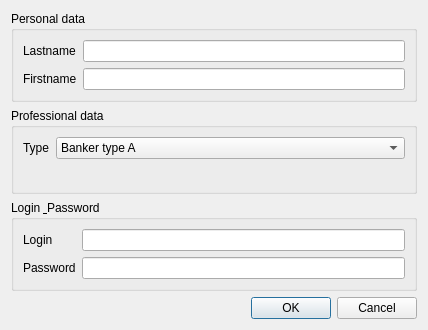
<?xml version="1.0" encoding="UTF-8"?>
<ui version="4.0">
 <class>addEmployeeWindow</class>
 <widget class="QDialog" name="addEmployeeWindow">
  <property name="geometry">
   <rect>
    <x>0</x>
    <y>0</y>
    <width>428</width>
    <height>330</height>
   </rect>
  </property>
  <property name="mouseTracking">
   <bool>true</bool>
  </property>
  <property name="windowTitle">
   <string>Add an Employee</string>
  </property>
  <property name="locale">
   <locale language="English" country="UnitedStates"/>
  </property>
  <layout class="QGridLayout" name="gridLayout">
   <item row="1" column="0">
    <widget class="QGroupBox" name="groupBox_2">
     <property name="title">
      <string>Professional data</string>
     </property>
     <layout class="QFormLayout" name="formLayout_2">
      <item row="0" column="0">
       <widget class="QLabel" name="label_3">
        <property name="text">
         <string>Type</string>
        </property>
       </widget>
      </item>
      <item row="0" column="1">
       <widget class="QComboBox" name="comboBox">
        <item>
         <property name="text">
          <string>Banker type A</string>
         </property>
        </item>
        <item>
         <property name="text">
          <string>Banker type B</string>
         </property>
        </item>
        <item>
         <property name="text">
          <string>Accommodation insurer</string>
         </property>
        </item>
        <item>
         <property name="text">
          <string>Car insurer</string>
         </property>
        </item>
        <item>
         <property name="text">
          <string>Life insurer</string>
         </property>
        </item>
        <item>
         <property name="text">
          <string>Computer scientist</string>
         </property>
        </item>
        <item>
         <property name="text">
          <string>Other</string>
         </property>
        </item>
       </widget>
      </item>
     </layout>
    </widget>
   </item>
   <item row="0" column="0">
    <widget class="QGroupBox" name="groupBox">
     <property name="title">
      <string>Personal data</string>
     </property>
     <layout class="QFormLayout" name="formLayout">
      <item row="0" column="0">
       <widget class="QLabel" name="label_2">
        <property name="text">
         <string>Lastname</string>
        </property>
       </widget>
      </item>
      <item row="0" column="1">
       <widget class="QLineEdit" name="lineEdit_2"/>
      </item>
      <item row="1" column="0">
       <widget class="QLabel" name="label">
        <property name="text">
         <string>Firstname</string>
        </property>
       </widget>
      </item>
      <item row="1" column="1">
       <widget class="QLineEdit" name="lineEdit"/>
      </item>
     </layout>
    </widget>
   </item>
   <item row="3" column="0">
    <widget class="QDialogButtonBox" name="buttonBox">
     <property name="standardButtons">
      <set>QDialogButtonBox::Cancel|QDialogButtonBox::Ok</set>
     </property>
    </widget>
   </item>
   <item row="2" column="0">
    <widget class="QGroupBox" name="groupBox_3">
     <property name="title">
      <string>Login &amp; Password</string>
     </property>
     <layout class="QFormLayout" name="formLayout_3">
      <item row="0" column="0">
       <widget class="QLabel" name="label_4">
        <property name="text">
         <string>Login</string>
        </property>
       </widget>
      </item>
      <item row="0" column="1">
       <widget class="QLineEdit" name="lineEdit_3"/>
      </item>
      <item row="1" column="0">
       <widget class="QLabel" name="label_5">
        <property name="text">
         <string>Password</string>
        </property>
       </widget>
      </item>
      <item row="1" column="1">
       <widget class="QLineEdit" name="lineEdit_4"/>
      </item>
     </layout>
    </widget>
   </item>
  </layout>
 </widget>
 <resources/>
 <connections/>
</ui>
